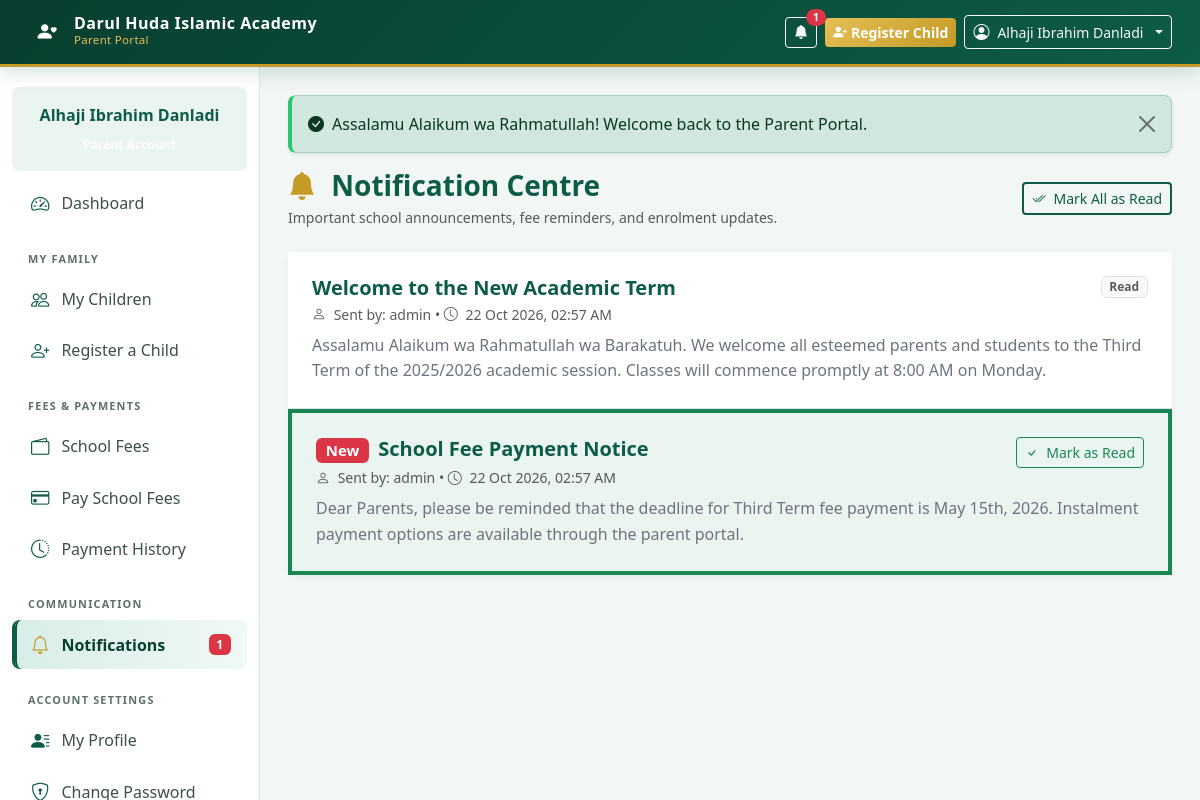
Page /parent/notifications.php (signed in) on the committed database.
### tables this page shows
CREATE TABLE `parents` (
  `id` INT AUTO_INCREMENT PRIMARY KEY,
  `user_id` INT NOT NULL UNIQUE,
  `full_name` VARCHAR(150) NOT NULL,
  `residential_address` TEXT NOT NULL,
  `emergency_contact_name` VARCHAR(150) NULL,
  `emergency_contact_phone` VARCHAR(25) NULL,
  `occupation` VARCHAR(100) NULL,
  `created_at` TIMESTAMP DEFAULT CURRENT_TIMESTAMP,
  `updated_at` TIMESTAMP DEFAULT CURRENT_TIMESTAMP ON UPDATE CURRENT_TIMESTAMP,
  CONSTRAINT `fk_parents_user` FOREIGN KEY (`user_id`) REFERENCES `users` (`id`) ON DELETE CASCADE
);

CREATE TABLE `notification_recipients` (
  `id` INT AUTO_INCREMENT PRIMARY KEY,
  `notification_id` INT NOT NULL,
  `user_id` INT NOT NULL,
  `is_read` TINYINT(1) NOT NULL DEFAULT 0,
  `read_at` DATETIME NULL,
  CONSTRAINT `fk_recip_notif` FOREIGN KEY (`notification_id`) REFERENCES `notifications` (`id`) ON DELETE CASCADE,
  CONSTRAINT `fk_recip_user` FOREIGN KEY (`user_id`) REFERENCES `users` (`id`) ON DELETE CASCADE
);

CREATE TABLE `notifications` (
  `id` INT AUTO_INCREMENT PRIMARY KEY,
  `sender_id` INT NOT NULL,
  `title` VARCHAR(150) NOT NULL,
  `message` TEXT NOT NULL,
  `target_type` ENUM('all', 'selected_parent', 'class') NOT NULL DEFAULT 'all',
  `target_parent_id` INT NULL,
  `target_class_id` INT NULL,
  `created_at` TIMESTAMP DEFAULT CURRENT_TIMESTAMP,
  CONSTRAINT `fk_notif_sender` FOREIGN KEY (`sender_id`) REFERENCES `users` (`id`) ON DELETE CASCADE,
  CONSTRAINT `fk_notif_target_parent` FOREIGN KEY (`target_parent_id`) REFERENCES `parents` (`id`) ON DELETE SET NULL,
  CONSTRAINT `fk_notif_target_class` FOREIGN KEY (`target_class_id`) REFERENCES `classes` (`id`) ON DELETE SET NULL
);

CREATE TABLE `users` (
  `id` INT AUTO_INCREMENT PRIMARY KEY,
  `username` VARCHAR(80) NOT NULL UNIQUE,
  `email` VARCHAR(120) NULL UNIQUE,
  `phone` VARCHAR(25) NOT NULL UNIQUE,
  `password_hash` VARCHAR(255) NOT NULL,
  `role` ENUM('admin', 'parent') NOT NULL DEFAULT 'parent',
  `status` ENUM('active', 'suspended', 'deactivated') NOT NULL DEFAULT 'active',
  `last_login` DATETIME NULL,
  `created_at` TIMESTAMP DEFAULT CURRENT_TIMESTAMP,
  `updated_at` TIMESTAMP DEFAULT CURRENT_TIMESTAMP ON UPDATE CURRENT_TIMESTAMP
);

### config/app.php (called while the page is built, shortened)
<?php
function get_school_settings(): array {
    static $settings = null;
    if ($settings === null) {
        try {
            $pdo = get_db_connection();
            $stmt = $pdo->query("SELECT setting_key, setting_value FROM school_settings");
            $rows = $stmt->fetchAll();
            $settings = [];
            foreach ($rows as $row) {
                $settings[$row['setting_key']] = $row['setting_value'];
            }
        } catch (Exception $e) {
            $settings = [
                'school_name' => 'Darul Huda Islamic Academy',
                'school_motto' => 'Excellence in Quranic & Islamic Education',
                'school_phone' => '+234 803 123 4567',
                'school_email' => 'info@darulhuda.edu.ng',
                'school_address' => 'Plot 14, Al-Hikmah Way, Abuja, Nigeria',
                'currency_symbol' => '₦',
                'currency_code' => 'NGN',
                'bank_name' => 'Jaiz Bank PLC',
                'bank_account_name' => 'Darul Huda Islamic Academy',
                'bank_account_number' => '0012345678',
            ];
        }
    }
    return $settings;
}
function get_setting(string $key, string $default = ''): string {
    $settings = get_school_settings();
    return $settings[$key] ?? $default;
}

### includes/auth.php (called while the page is built, shortened)
<?php
require_once __DIR__ . '/functions.php';
function get_current_parent_profile(): ?array {
    static $parent = null;
    if ($parent === null) {
        $pdo = get_db_connection();
        $stmt = $pdo->prepare("SELECT p.*, u.email, u.phone, u.username, u.status FROM parents p JOIN users u ON p.user_id = u.id WHERE u.id = ?");
        $stmt->execute([$_SESSION['user_id']]);
        $parent = $stmt->fetch();
    }
    return $parent ?: null;
}

### parent/notifications.php (the view, shortened to what this page needs)
<?php
require_once __DIR__ . '/../config/app.php';
require_once __DIR__ . '/../includes/functions.php';
require_once __DIR__ . '/../includes/auth.php';
$active_tab = "notifications";
require_once __DIR__ . '/../includes/parent_header.php';
$stmt = $pdo->prepare("
    SELECT n.*, nr.is_read, nr.read_at, u.username as sender_name
    FROM notifications n
    JOIN notification_recipients nr ON n.id = nr.notification_id
    JOIN users u ON n.sender_id = u.id
    WHERE nr.user_id = ?
    ORDER BY n.created_at DESC
");
$stmt->execute([$user_id]);
$notifications = $stmt->fetchAll();
?>
<div class="d-flex flex-wrap justify-content-between align-items-center mb-4">
    <div>
        <h3 class="fw-bold text-islamic mb-1">
            <i class="bi bi-bell-fill text-gold me-2"></i> Notification Centre
        </h3>
        <p class="text-muted small mb-0">Important school announcements, fee reminders, and enrolment updates.</p>
    </div>
    <?php if (!empty($notifications)): ?>
        <form method="POST" action="">
            <button type="submit" name="mark_all_read" value="1" class="btn btn-outline-islamic btn-sm">
                <i class="bi bi-check2-all me-1"></i> Mark All as Read
            </button>
        </form>
    <?php endif; ?>
</div>
<div class="card card-modern">
    <div class="card-body p-0">
        <?php if (empty($notifications)): ?>
            <div class="text-center py-5 text-muted">
                <i class="bi bi-bell-slash fs-1 d-block mb-2"></i>
                <h5 class="fw-bold text-islamic">No Notifications Found</h5>
                <p class="small mb-0">You have no messages or announcements at this time.</p>
            </div>
        <?php else: ?>
            <div class="list-group list-group-flush">
                <?php foreach ($notifications as $n): ?>
                    <div class="list-group-item p-4 <?= $n['is_read'] ? 'bg-white' : 'bg-islamic-soft border-start border-4 border-success' ?>">
                        <div class="d-flex justify-content-between align-items-start mb-2">
                            <div>
                                <h5 class="fw-bold text-islamic mb-1">
                                    <?php if (!$n['is_read']): ?>
                                        <span class="badge bg-danger me-1">New</span>
                                    <?php endif; ?>
                                    <?= e($n['title']) ?>
                                </h5>
                                <div class="small text-muted">
                                    <i class="bi bi-person me-1"></i> Sent by: <?= e($n['sender_name']) ?> &bull;
                                    <i class="bi bi-clock me-1"></i> <?= format_date($n['created_at'], 'd M Y, h:i A') ?>
                                </div>
                            </div>
                            <?php if (!$n['is_read']): ?>
                                <a href="<?= BASE_URL ?>/parent/notifications.php?mark_read=<?= $n['id'] ?>" class="btn btn-sm btn-outline-success">
                                    <i class="bi bi-check me-1"></i> Mark as Read
                                </a>
                            <?php else: ?>
                                <span class="badge bg-light text-muted border">Read</span>
                            <?php endif; ?>
                        </div>
                        <p class="mb-0 text-secondary" style="line-height: 1.6;">
                            <?= nl2br(e($n['message'])) ?>
                        </p>
                    </div>
                <?php endforeach; ?>
            </div>
        <?php endif; ?>
    </div>
</div>
<?php require_once __DIR__ . '/../includes/parent_footer.php'; ?>

### includes/parent_header.php (shortened to what this page needs)
<?php
require_once __DIR__ . '/auth.php';
$school_name = get_setting('school_name', 'Darul Huda Islamic Academy');
$parent = get_current_parent_profile() ?? [
    'id' => 0,
    'full_name' => $_SESSION['username'] ?? 'Parent',
    'phone' => $_SESSION['phone'] ?? '',
    'email' => $_SESSION['email'] ?? '',
    'residential_address' => '',
    'occupation' => '',
    'emergency_contact_name' => '',
    'emergency_contact_phone' => ''
];
$unread_notifs = get_unread_notification_count($_SESSION['user_id'] ?? 0);
?>
<!DOCTYPE html>
<html lang="en">
<head>
    <link href="https://cdn.jsdelivr.net/npm/bootstrap@5.3.3/dist/css/bootstrap.min.css" rel="stylesheet">
    <link rel="stylesheet" href="https://cdn.jsdelivr.net/npm/bootstrap-icons@1.11.3/font/bootstrap-icons.min.css">
    <link rel="stylesheet" href="<?= BASE_URL ?>/assets/css/style.css">
</head>
<body>
<nav class="navbar navbar-expand-lg navbar-dark navbar-islamic sticky-top py-2 px-3">
    <div class="container-fluid">
        <a class="navbar-brand d-flex align-items-center" href="<?= BASE_URL ?>/parent/index.php">
            <div class="stat-icon bg-gold text-white me-2" style="width: 38px; height: 38px; font-size: 1.2rem;">
                <i class="bi bi-person-heart"></i>
            </div>
            <div>
                <span class="navbar-brand-text d-block lh-1 fs-6"><?= e($school_name) ?></span>
                <span class="navbar-brand-subtitle">Parent Portal</span>
            </div>
        </a>
        <div class="ms-auto d-flex align-items-center gap-2">
            <a href="<?= BASE_URL ?>/parent/notifications.php" class="btn btn-outline-light btn-sm position-relative" title="Notifications">
                <i class="bi bi-bell-fill"></i>
                <?php if ($unread_notifs > 0): ?>
                    <span class="position-absolute top-0 start-100 translate-middle badge rounded-pill bg-danger">
                        <?= $unread_notifs ?>
                    </span>
                <?php endif; ?>
            </a>
            <a href="<?= BASE_URL ?>/parent/register_child.php" class="btn btn-gold btn-sm d-none d-sm-inline-flex align-items-center">
                <i class="bi bi-person-plus-fill me-1"></i> Register Child
            </a>
            <div class="dropdown">
                <button class="btn btn-outline-light dropdown-toggle btn-sm d-flex align-items-center gap-2" type="button" data-bs-toggle="dropdown">
                    <i class="bi bi-person-circle fs-6"></i>
                    <span class="d-none d-md-inline"><?= e($parent['full_name'] ?? $_SESSION['username']) ?></span>
                </button>
            </div>
        </div>
    </div>
</nav>
<div class="app-container">
    <aside class="sidebar collapse d-lg-block" id="parentSidebar">
        <div class="p-3 mb-2 bg-islamic-soft rounded-3 text-center">
            <div class="fw-bold text-islamic mb-1"><?= e($parent['full_name'] ?? 'Respected Parent') ?></div>
            <div class="badge bg-gold small">Parent Account</div>
        </div>
        <ul class="nav flex-column">
            <li class="nav-item">
                <a class="nav-link <?= ($active_tab ?? '') === 'dashboard' ? 'active' : '' ?>" href="<?= BASE_URL ?>/parent/index.php">
                    <i class="bi bi-speedometer2"></i> Dashboard
                </a>
            </li>
            <div class="sidebar-heading">My Family</div>
            <li class="nav-item">
                <a class="nav-link <?= ($active_tab ?? '') === 'my_children' ? 'active' : '' ?>" href="<?= BASE_URL ?>/parent/my_children.php">
                    <i class="bi bi-people"></i> My Children
                </a>
            </li>
            <li class="nav-item">
                <a class="nav-link <?= ($active_tab ?? '') === 'register_child' ? 'active' : '' ?>" href="<?= BASE_URL ?>/parent/register_child.php">
                    <i class="bi bi-person-plus"></i> Register a Child
                </a>
            </li>
            <div class="sidebar-heading">Fees & Payments</div>
            <li class="nav-item">
                <a class="nav-link <?= ($active_tab ?? '') === 'fees' ? 'active' : '' ?>" href="<?= BASE_URL ?>/parent/fees.php">
                    <i class="bi bi-wallet2"></i> School Fees
                </a>
            </li>
            <li class="nav-item">
                <a class="nav-link <?= ($active_tab ?? '') === 'pay_fee' ? 'active' : '' ?>" href="<?= BASE_URL ?>/parent/pay_fee.php">
                    <i class="bi bi-credit-card"></i> Pay School Fees
                </a>
            </li>
            <li class="nav-item">
                <a class="nav-link <?= ($active_tab ?? '') === 'payment_history' ? 'active' : '' ?>" href="<?= BASE_URL ?>/parent/payment_history.php">
                    <i class="bi bi-clock-history"></i> Payment History
                </a>
            </li>
            <div class="sidebar-heading">Communication</div>
            <li class="nav-item">
                <a class="nav-link <?= ($active_tab ?? '') === 'notifications' ? 'active' : '' ?>" href="<?= BASE_URL ?>/parent/notifications.php">
                    <i class="bi bi-bell"></i> Notifications
                    <?php if ($unread_notifs > 0): ?>
                        <span class="badge bg-danger ms-auto"><?= $unread_notifs ?></span>
                    <?php endif; ?>
                </a>
            </li>
            <div class="sidebar-heading">Account Settings</div>
            <li class="nav-item">
                <a class="nav-link <?= ($active_tab ?? '') === 'profile' ? 'active' : '' ?>" href="<?= BASE_URL ?>/parent/profile.php">
                    <i class="bi bi-person-lines-fill"></i> My Profile
                </a>
            </li>
            <li class="nav-item">
                <a class="nav-link <?= ($active_tab ?? '') === 'change_password' ? 'active' : '' ?>" href="<?= BASE_URL ?>/parent/change_password.php">
                    <i class="bi bi-shield-lock"></i> Change Password
                </a>
            </li>
        </ul>
    </aside>
    <main class="main-content">
        <div class="container-fluid p-0">
            <?= display_flash() ?>

### rows in the picture
parents: full_name "Alhaji Ibrahim Danladi"
notification_recipients: notification.title "Welcome to the New Academic Term", users.username "admin", notification.created_at "22 Oct 2026, 02:57 AM", is_read "Read", notification.message "Assalamu Alaikum wa Rahmatullah wa Barakatuh. We welcome all esteemed parents and students to the Third Term of the 2025/2026 academic session. Classes will commence promptly at 8:00 AM on Monday."
notification_recipients: is_read "New", notification.title "School Fee Payment Notice", users.username "admin", notification.created_at "22 Oct 2026, 02:57 AM", notification.message "Dear Parents, please be reminded that the deadline for Third Term fee payment is May 15th, 2026. Instalment payment options are available through the parent portal."

### other values in the picture
$school_name "Darul Huda Islamic Academy"
$unread_notifs "1"
$flash['message'] "Assalamu Alaikum wa Rahmatullah! Welcome back to the Parent Portal."
